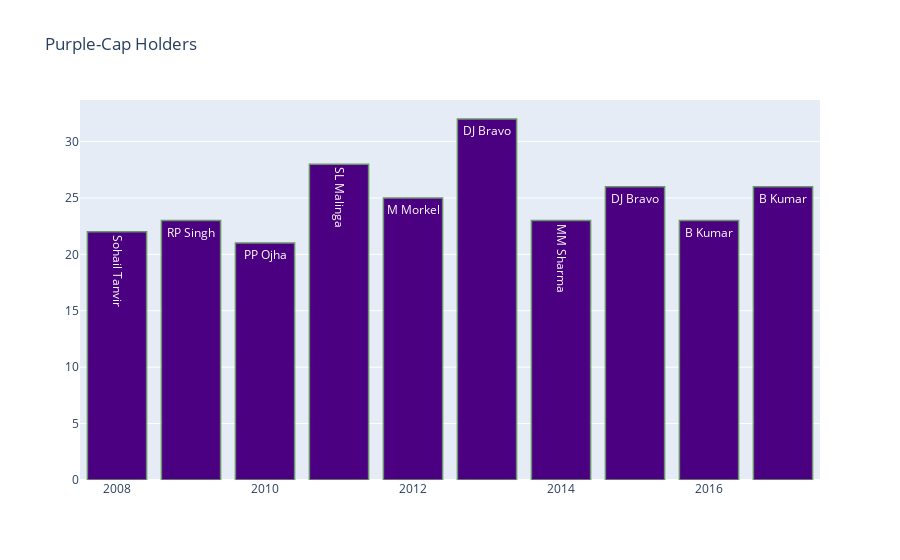

Source (notebook cell):
### Markdown cell above
### Purple Caps Each Season (Maximum Wickets By Bowler per Season) (INTERACTIVE)

### Code cell
dismissal_kinds = ["bowled", "caught", "lbw", "stumped", "caught and bowled", "hit wicket"]  #since run-out is not creditted to the bowler
purple=delivery[delivery["dismissal_kind"].isin(dismissal_kinds)]
purple=purple.merge(matches,left_on='match_id',right_on='id',how='outer')
purple=purple.groupby(['season','bowler'])['dismissal_kind'].count().reset_index()
purple=purple.sort_values('dismissal_kind',ascending=False)
purple=purple.drop_duplicates('season',keep='first').sort_values(by='season')
purple.rename({'dismissal_kind':'count_wickets'},axis=1,inplace=True)

trace1 = go.Bar(
    x=purple['season'].values,
    y=purple['count_wickets'].values,
    name='Total Matches',
    text=purple['bowler'].values,
    marker=dict(
        color='rgb(75,0,130)',
        line=dict(
            color='rgb(108,148,107)',
            width=1.5,
        )
    ),
    opacity=1
)


layout = go.Layout(
    title='Purple-Cap Holders',
)
data=[trace1]
fig = go.Figure(data=data, layout=layout)
py.iplot(fig, filename='stacked-bar')

### Figure 1 — Plotly figure (JSON) as saved in the notebook; plotly's stock layout.template omitted (floating-point values rounded to 4 significant figures)
{"data": [{"marker": {"color": "rgb(75,0,130)", "line": {"color": "rgb(108,148,107)", "width": 1.5}}, "name": "Total Matches", "opacity": 1, "text": ["Sohail Tanvir", "RP Singh", "PP Ojha", "SL Malinga", "M Morkel", "DJ Bravo", "MM Sharma", "DJ Bravo", "B Kumar", "B Kumar"], "type": "bar", "x": [2008, 2009, 2010, 2011, 2012, 2013, 2014, 2015, 2016, 2017], "y": [22, 23, 21, 28, 25, 32, 23, 26, 23, 26]}], "layout": {"title": {"text": "Purple-Cap Holders"}}}
